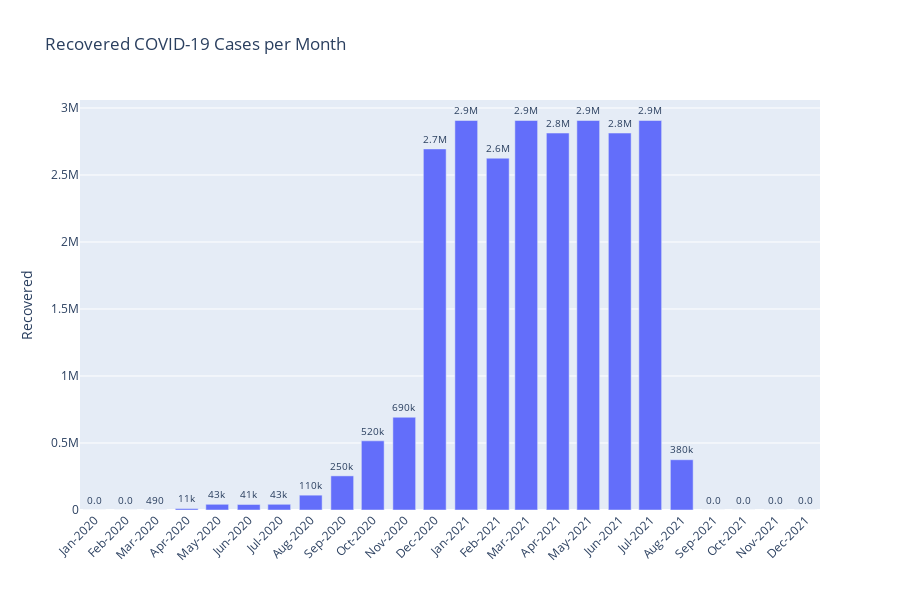

Notebook code cell kept with this figure:
### Code cell
single_barchart('recovered')

### Figure 1 — Plotly figure (JSON) as saved in the notebook; plotly's stock layout.template omitted (floating-point values rounded to 4 significant figures)
{"data": [{"alignmentgroup": "True", "hovertemplate": "year_month=%{x}<br>recovered=%{text}<extra></extra>", "legendgroup": "", "marker": {"color": "#636efa", "pattern": {"shape": ""}}, "name": "", "offsetgroup": "", "orientation": "v", "showlegend": false, "text": [0, 0, 485, 10949, 42594, 41220, 42594, 110634, 254617, 516170, 692220, 2694614, 2906684, 2625392, 2906684, 2812920, 2906684, 2812920, 2906684, 375056, 0, 0, 0, 0], "textposition": "outside", "texttemplate": "%{text:.2s}", "type": "bar", "x": ["2020-01", "2020-02", "2020-03", "2020-04", "2020-05", "2020-06", "2020-07", "2020-08", "2020-09", "2020-10", "2020-11", "2020-12", "2021-01", "2021-02", "2021-03", "2021-04", "2021-05", "2021-06", "2021-07", "2021-08", "2021-09", "2021-10", "2021-11", "2021-12"], "xaxis": "x", "y": [0, 0, 485, 10949, 42594, 41220, 42594, 110634, 254617, 516170, 692220, 2694614, 2906684, 2625392, 2906684, 2812920, 2906684, 2812920, 2906684, 375056, 0, 0, 0, 0], "yaxis": "y"}], "layout": {"barmode": "relative", "height": 600, "legend": {"tracegroupgap": 0}, "title": {"text": "Recovered COVID-19 Cases per Month"}, "uniformtext": {"minsize": 8, "mode": "hide"}, "xaxis": {"anchor": "y", "domain": [0, 1], "dtick": "M1", "tickangle": -45, "tickformat": "%b-%Y", "title": {"text": ""}}, "yaxis": {"anchor": "x", "domain": [0, 1], "title": {"text": "Recovered"}}}}
